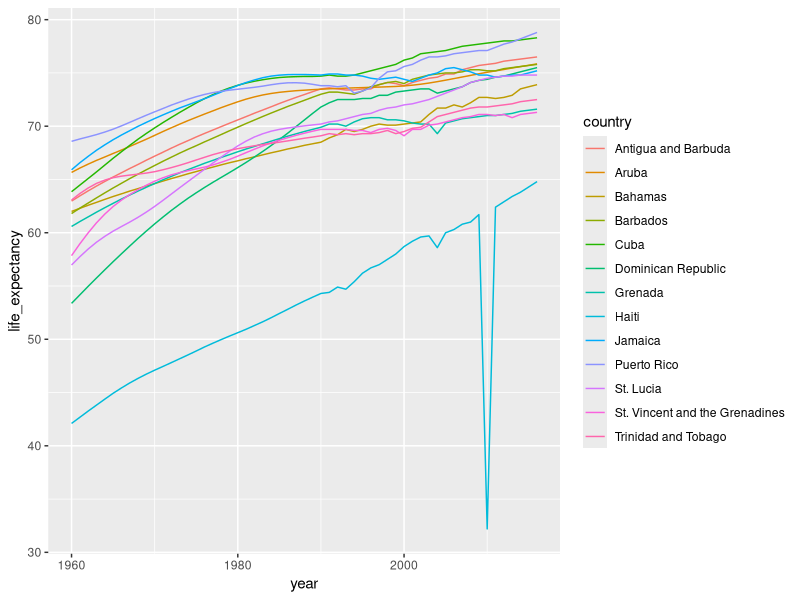
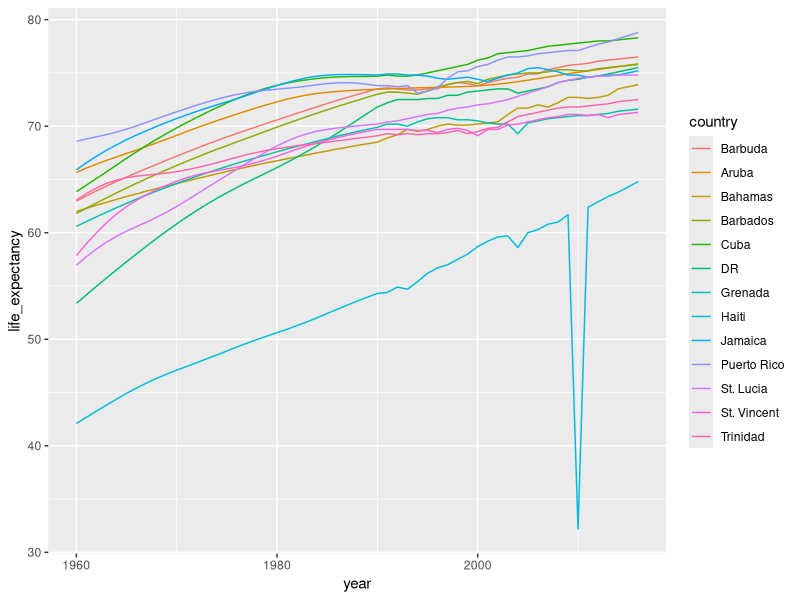
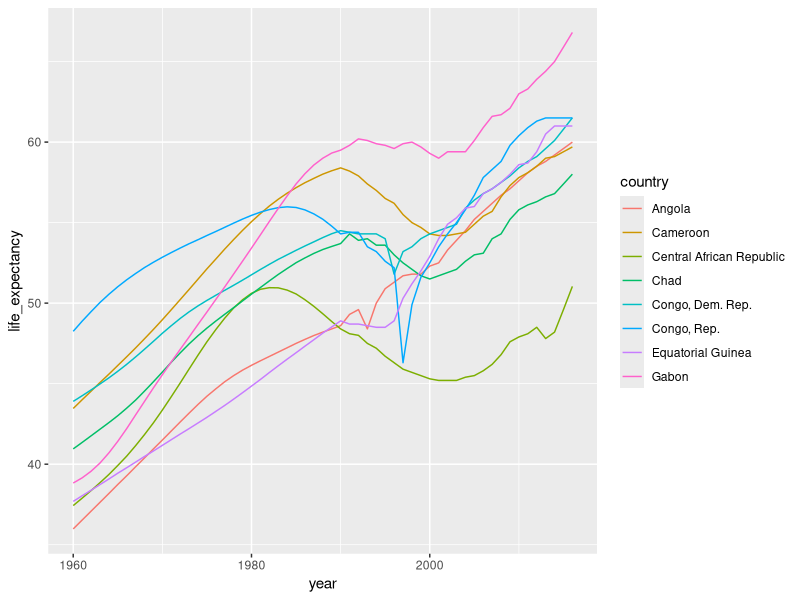

These charts were generated, in order, by the following R code: (Note: this script raises an error after producing the figures.)
library(tidyverse)
library(dslabs)
library(readr)
library(readxl)
library(ggplot2)

install.packages("htmlwidgets")
install.packages("pdftools")

# Another common operation
# involving strings is recoding the names of categorical variables.
# For example, if you have a really long name for your levels,
# and you will be displaying them in plots,
# you might want to use shorter versions of the names.
# For example, in a character vector with country names,
# you might want to change United States of America to USA and United Kingdom
# to UK, and so on.

# We can do this using case when.
# But the tidyverse offers options that are specifically designed
# for this task, the recode function.
# Here's an example showing how to rename countries with long names.

library(dslabs)
data("gapminder")

# Suppose we want to show the life expectancy time series for countries in 
# the Caribbean. So here's a code that will make that plot.

gapminder %>%
  filter(region=="Caribbean") %>%
  ggplot(aes(year, life_expectancy, color = country)) + geom_line()

# This is the plot we want, but much of the space
# is wasted to accommodate some of the long country names.
# Here are some of the longer ones.

# For example, Saint Vincent and the Grenadines.
# We have four countries with names longer than 12 characters.
# These names appear once for every year in the Gapminer data set.
# And once we pick nicknames, we need to change them all consistently.
# The recode functions can be used to do this.

gapminder %>%
  filter(region=="Caribbean") %>%
  mutate(country = recode(country,
                          'Antigua and Barbuda' = "Barbuda",
                          'Dominican Republic' = "DR",
                          'St. Vincent and the Grenadines' = "St. Vincent",
                          'Trinidad and Tobago' = "Trinidad")) %>%
  ggplot(aes(year, life_expectancy, color = country)) + geom_line()

# Notice the recode function is changing all these names to a shorter 
# version, and it's going to do it throughout the entire data set,
# as opposed to one by one.
# Once we do this, then we get a better-looking plot.
# Note that there's other similar functions in the tidyverse.
# For example, 
# 
#   recode_factor()
#   fct_recoder()
# 
# These are in the forcats function in the tidyverse package.

# Exercises for recoding:
# 
# Using the gapminder data, you want to recode countries longer 
# than 12 letters in the region “Middle Africa” to their abbreviations 
# in a new column, “country_short”. Which code would accomplish this?

# Not correct
dat <- gapminder %>% filter(region == "Middle Africa") %>% 
  mutate(recode(country, 
                "Central African Republic" = "CAR", 
                "Congo, Dem. Rep." = "DRC",
                "Equatorial Guinea" = "Eq. Guinea"))
head(dat)
ggplot(dat, aes(year, life_expectancy, color = country)) + geom_line()

# Not correct
dat <- gapminder %>% filter(region == "Middle Africa") %>% 
  mutate(country_short = recode(country, 
                                c("Central African Republic", "Congo, Dem. Rep.", "Equatorial Guinea"),
                                c("CAR", "DRC", "Eq. Guinea")))
head(dat)
ggplot(dat, aes(year, life_expectancy, color = country)) + geom_line()

# Not correct
dat <- gapminder %>% filter(region == "Middle Africa") %>% 
  mutate(country = recode(country, 
                          "Central African Republic" = "CAR", 
                          "Congo, Dem. Rep." = "DRC",
                          "Equatorial Guinea" = "Eq. Guinea"))
head(dat)
ggplot(dat, aes(year, life_expectancy, color = country)) + geom_line()

# This one is correct: properly recodes each country in a new column 
# “country_short”.
dat <- gapminder %>% filter(region == "Middle Africa") %>% 
  mutate(country_short = recode(country, 
                                "Central African Republic" = "CAR", 
                                "Congo, Dem. Rep." = "DRC",
                                "Equatorial Guinea" = "Eq. Guinea"))
head(dat)
ggplot(dat, aes(year, life_expectancy, color = country)) + geom_line()
